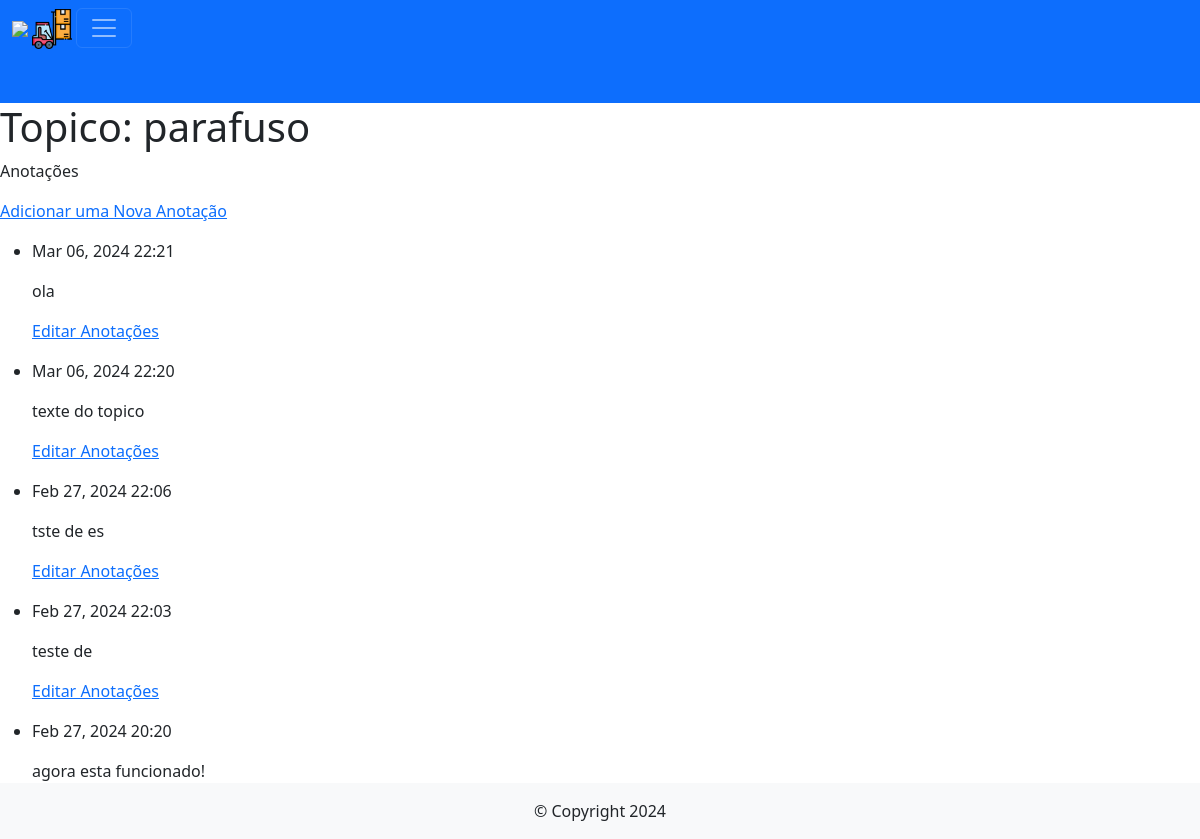
The page /topics/1/ (signed in) on the database its author committed.
### projetointegradors/models.py (models this page shows)
class Topic(models.Model): #topico tabela no banco de dados
    text = models.CharField(max_length=200)#define quant max de caracteres
    date_added = models.DateTimeField(auto_now_add=True)#herda de models e define horario p/ os dados
    def __str__(self):#define o painel admin, devolve uma representacao do modelo
        return self.text

class Entry(models.Model):#entrando com informacoes para classe Topic
    topic = models.ForeignKey(Topic, on_delete=models.CASCADE)#chave estrangeira para Topic erdar este modelo relacional
    text = models.TextField()
    date_added = models.DateTimeField(auto_now_add=True)#erda de models e define horario p/ os dados

### projetointegradors/views.py (the view)
# urls.py: path('topics/<topic_id>/', views.topic, name='topic'),#rota para views
@login_required#RESTRICAO DA PAGINA
def topic(request, topic_id):
    topic = Topic.objects.get(id = topic_id)#pega a informação do banco dados
    entries = topic.entry_set.order_by('-date_added')#entradas relacionadas a topic serao ordenadas.
    context = {'topic': topic, 'entries': entries} #recebe dicionario duas chaves;topic e todas relacionadas a topic.
    return render(request, 'projetointegrador/topic.html', context)

### projetointegradors/templates/projetointegrador/topic.html
{% extends "projetointegrador/base.html" %}
{% block content %}
    <h1>Topico: {{ topic }}</h1>
    <p>Anotações</p>
    <p><a href="{% url 'new_entry' topic.id %}">Adicionar uma Nova Anotação</a></p>
    <ul>
        {% for entry in entries %}
        <li>
            <p>{{ entry.date_added | date:'M d, Y H:i'}}</p>
            <p>{{ entry.text | linebreaks }}</p>
        <p><a href="{% url 'edit_entry' entry.id %}">Editar Anotações</a></p>
            </li>
        {% empty %}
        <li>Não há Registro</li>
        {% endfor %}
    </ul>
{% endblock content %}

### rows shown on the page
Topic: text "parafuso"
Entry: date_added "Mar 06, 2024 22:21", text "ola"
Entry: date_added "Mar 06, 2024 22:20", text "texte do topico"
Entry: date_added "Feb 27, 2024 22:06", text "tste de es"
Entry: date_added "Feb 27, 2024 22:03", text "teste de"
Entry: date_added "Feb 27, 2024 20:20", text "agora esta funcionado!"
